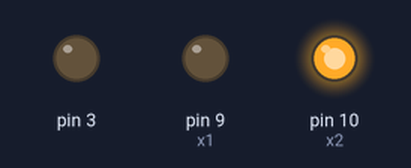
Recording of a sketch running on a simulated Arduino Uno, built with avr-gcc and run on an emulated ATmega328P. Shown: output pins drawn as LEDs (lit = HIGH).

Above: at 0.1 s.
Timing chart, 0 to 1.6 s (numbered marks = the images above):
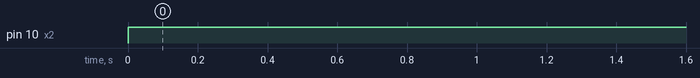

Measured:
- by itself, pin 10 (x2): LOW → HIGH at 0.00 s

The sketch:

motor_driver_l293d.ino
```cpp
int x1 = 9;
int x2 = 10;

void setup() {
  pinMode(x1, OUTPUT);
  pinMode(x2, OUTPUT);
pinMode(3, OUTPUT);
}

void loop() {
  digitalWrite(x1, LOW);
  digitalWrite(x2, HIGH);
 analogWrite(3, 0);
}
```
